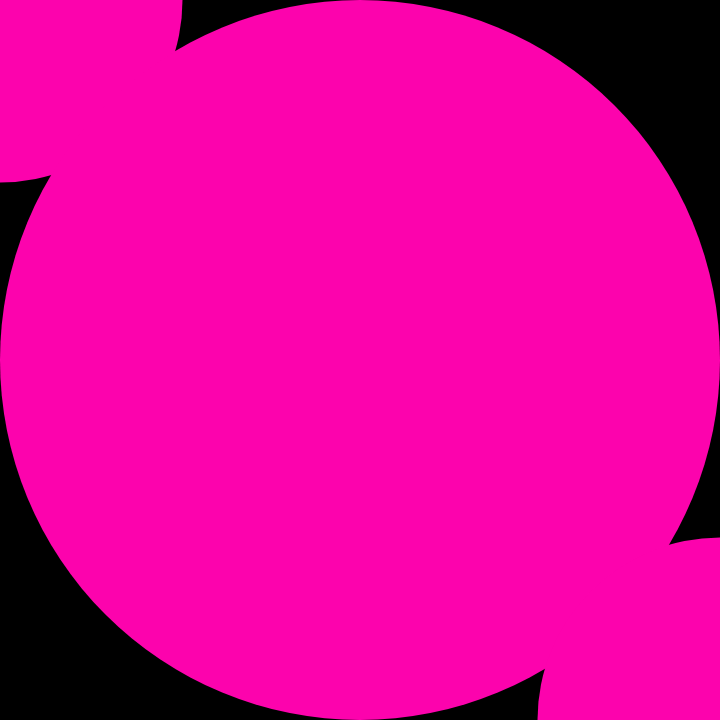
Frame 1 (no input)
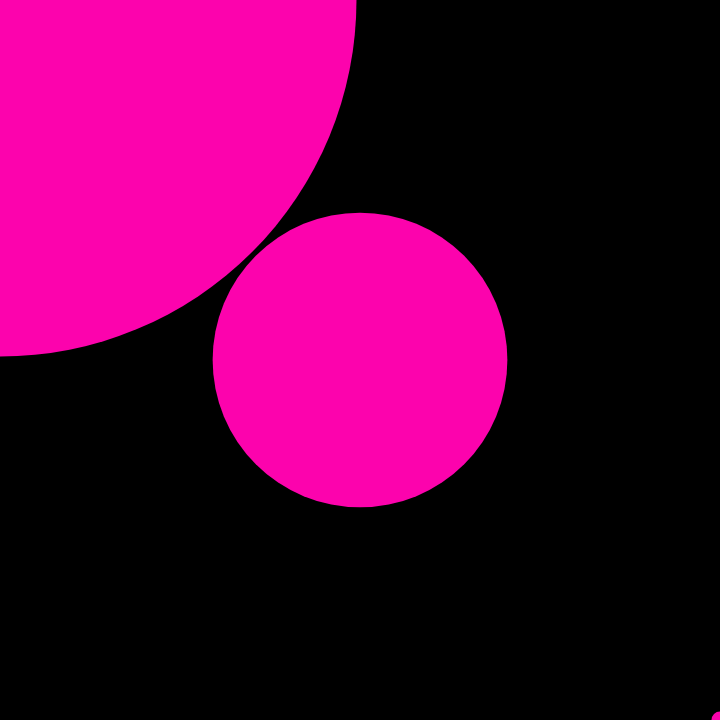
Frame 60 (no input)
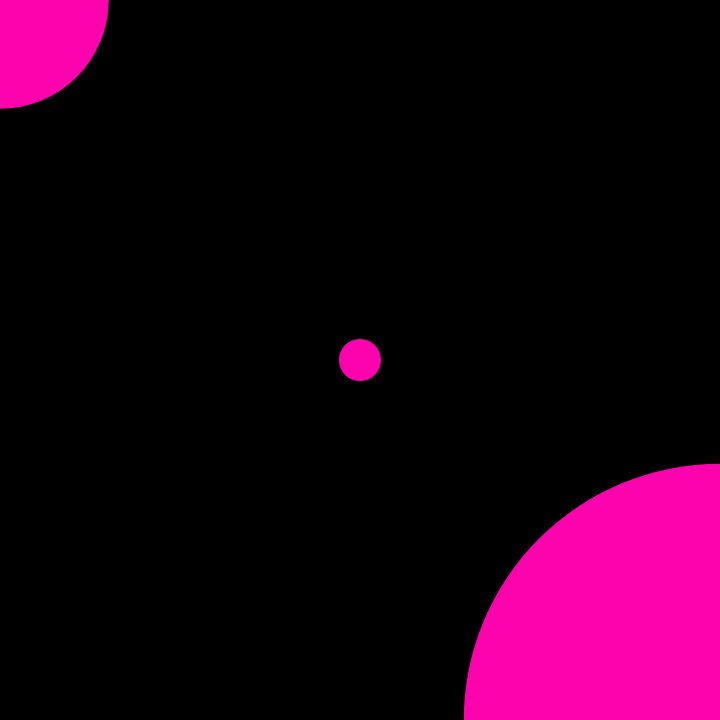
Frame 120 (the mouse pressed at the canvas centre since frame 60)

The p5.js sketch that drew these frames (run headless with seeded random() and noise() and a simulated clock; from frame 60 on, the mouse is pressed at the canvas centre):

// p5.js sketch
// ── sketch.js
let diameter
let angle = 0

function setup() {
  createCanvas(720, 720)
  diameter = height - 10
  noStroke()
  fill(252, 3, 173)
}

function draw() {
  background(0)

  let d1 = 10 + (sin(angle) * diameter) / 2 + diameter / 2

  let d2 = 10 + (sin(angle + PI / 2) * diameter) / 2 + diameter / 2

  let d3 = 10 + (sin(angle + PI) * diameter) / 2 + diameter / 2

  ellipse(0, 0, d1, d1)
  ellipse(width / 2, height / 2, d2, d2)
  ellipse(width, height, d3, d3)

  angle += 0.03
}
